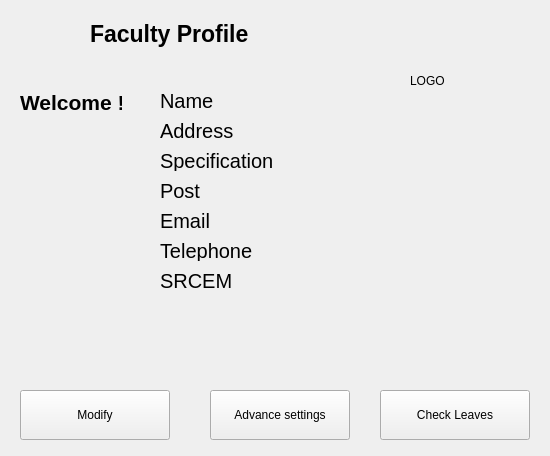
<?xml version="1.0" encoding="UTF-8"?>
<ui version="4.0">
 <class>RetriveWindow</class>
 <widget class="QWidget" name="RetriveWindow">
  <property name="geometry">
   <rect>
    <x>0</x>
    <y>0</y>
    <width>550</width>
    <height>456</height>
   </rect>
  </property>
  <property name="windowTitle">
   <string>Form</string>
  </property>
  <widget class="QLabel" name="label">
   <property name="geometry">
    <rect>
     <x>20</x>
     <y>90</y>
     <width>102</width>
     <height>24</height>
    </rect>
   </property>
   <property name="font">
    <font>
     <pointsize>16</pointsize>
     <weight>75</weight>
     <bold>true</bold>
    </font>
   </property>
   <property name="text">
    <string>Welcome !</string>
   </property>
  </widget>
  <widget class="QLabel" name="Name">
   <property name="geometry">
    <rect>
     <x>160</x>
     <y>90</y>
     <width>151</width>
     <height>21</height>
    </rect>
   </property>
   <property name="font">
    <font>
     <pointsize>15</pointsize>
    </font>
   </property>
   <property name="text">
    <string>Name</string>
   </property>
  </widget>
  <widget class="QLabel" name="Address">
   <property name="geometry">
    <rect>
     <x>160</x>
     <y>120</y>
     <width>151</width>
     <height>21</height>
    </rect>
   </property>
   <property name="font">
    <font>
     <pointsize>15</pointsize>
    </font>
   </property>
   <property name="text">
    <string>Address</string>
   </property>
  </widget>
  <widget class="QLabel" name="Specification">
   <property name="geometry">
    <rect>
     <x>160</x>
     <y>150</y>
     <width>151</width>
     <height>21</height>
    </rect>
   </property>
   <property name="font">
    <font>
     <pointsize>15</pointsize>
    </font>
   </property>
   <property name="text">
    <string>Specification</string>
   </property>
  </widget>
  <widget class="QLabel" name="Post">
   <property name="geometry">
    <rect>
     <x>160</x>
     <y>180</y>
     <width>151</width>
     <height>21</height>
    </rect>
   </property>
   <property name="font">
    <font>
     <pointsize>15</pointsize>
    </font>
   </property>
   <property name="text">
    <string>Post</string>
   </property>
  </widget>
  <widget class="QLabel" name="Email">
   <property name="geometry">
    <rect>
     <x>160</x>
     <y>210</y>
     <width>151</width>
     <height>21</height>
    </rect>
   </property>
   <property name="font">
    <font>
     <pointsize>15</pointsize>
    </font>
   </property>
   <property name="text">
    <string>Email</string>
   </property>
  </widget>
  <widget class="QLabel" name="Mobile">
   <property name="geometry">
    <rect>
     <x>160</x>
     <y>240</y>
     <width>151</width>
     <height>21</height>
    </rect>
   </property>
   <property name="font">
    <font>
     <pointsize>15</pointsize>
    </font>
   </property>
   <property name="text">
    <string>Telephone</string>
   </property>
  </widget>
  <widget class="QPushButton" name="Modify">
   <property name="geometry">
    <rect>
     <x>20</x>
     <y>390</y>
     <width>150</width>
     <height>50</height>
    </rect>
   </property>
   <property name="text">
    <string>Modify</string>
   </property>
  </widget>
  <widget class="QPushButton" name="checkleaves">
   <property name="geometry">
    <rect>
     <x>380</x>
     <y>390</y>
     <width>150</width>
     <height>50</height>
    </rect>
   </property>
   <property name="text">
    <string>Check Leaves</string>
   </property>
  </widget>
  <widget class="QLabel" name="College">
   <property name="geometry">
    <rect>
     <x>160</x>
     <y>270</y>
     <width>151</width>
     <height>21</height>
    </rect>
   </property>
   <property name="font">
    <font>
     <pointsize>15</pointsize>
    </font>
   </property>
   <property name="text">
    <string>SRCEM</string>
   </property>
  </widget>
  <widget class="QLabel" name="label_2">
   <property name="geometry">
    <rect>
     <x>410</x>
     <y>30</y>
     <width>111</width>
     <height>101</height>
    </rect>
   </property>
   <property name="text">
    <string>LOGO</string>
   </property>
  </widget>
  <widget class="QLabel" name="label_3">
   <property name="geometry">
    <rect>
     <x>90</x>
     <y>20</y>
     <width>161</width>
     <height>27</height>
    </rect>
   </property>
   <property name="font">
    <font>
     <pointsize>17</pointsize>
     <weight>75</weight>
     <italic>false</italic>
     <bold>true</bold>
    </font>
   </property>
   <property name="text">
    <string>Faculty Profile</string>
   </property>
  </widget>
  <widget class="QPushButton" name="pushButton">
   <property name="geometry">
    <rect>
     <x>210</x>
     <y>390</y>
     <width>140</width>
     <height>50</height>
    </rect>
   </property>
   <property name="text">
    <string>Advance settings</string>
   </property>
  </widget>
 </widget>
 <resources/>
 <connections/>
</ui>
